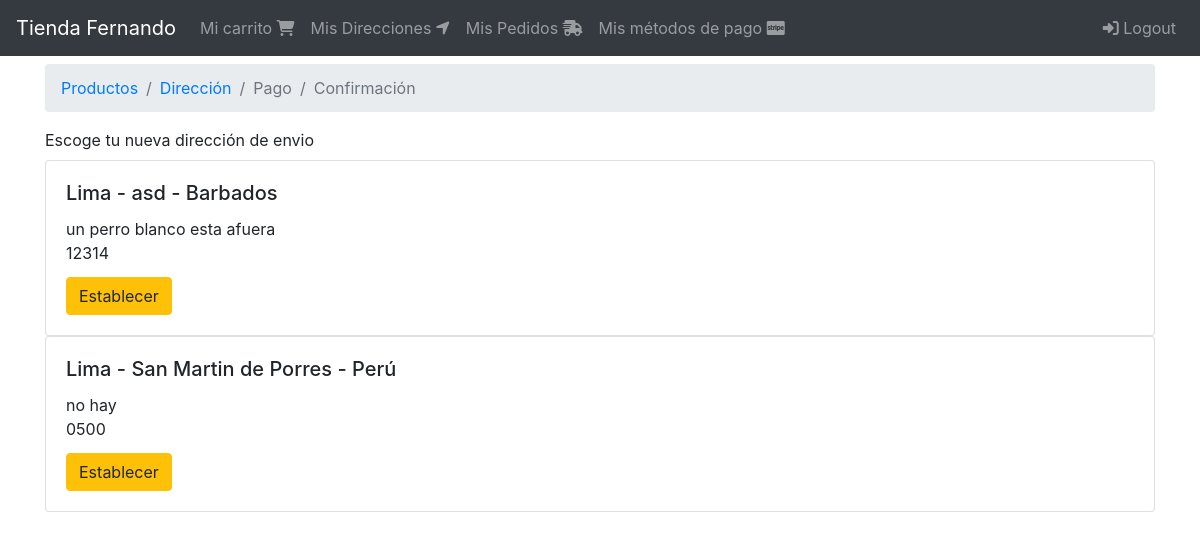
/orden/escoger/ (signed in), run on the app's committed database.
### shipping_addresses/models.py (models this page shows, shortened)
class ShippingAddress(models.Model):
    user = models.ForeignKey(User,null=False,blank=False,on_delete=models.CASCADE)
    line1 = models.CharField(max_length=200)
    line2 = models.CharField(max_length=200,blank=True)
    city = models.CharField(max_length=100)
    state = models.CharField(max_length=100)
    country = models.CharField(max_length=50)
    reference = models.CharField(max_length=300)
    postal_code = models.CharField(max_length=10,null=False,blank=False)
    default = models.BooleanField(default=False)
    created_at = models.DateTimeField(auto_now_add=True)

### orders/views.py (the view)
# urls.py: path('escoger/',select_address,name='select-address'),
@login_required(login_url='login')
def select_address(request):
    shipping_addresses = request.user.addresses
    return render(request,'orders/select_address.html',{
        'shipping_addresses':shipping_addresses,
        'breadcrumb':breadcrumb(address=True),
    })

### orders/utils.py (called while the page is built)
def breadcrumb(products=True,address=False,payment=False,confirmation=False):
    return [
        {'title':'Productos','active':products,'url':reverse('orders:order')},
        {'title':'Dirección','active':address,'url':reverse('orders:address')},
        {'title':'Pago','active':payment,'url':reverse('orders:payment')},
        {'title':'Confirmación','active':confirmation,'url':reverse('orders:order-confirm')},
    ]

### users/models.py (called while the page is built)
    @property
    def addresses(self):
        return self.shippingaddress_set.all()

### templates/orders/select_address.html
{% extends "base.html" %}
{% block breadcrumb %}
    {% include "orders/snippets/breadcrumb.html" %}
{% endblock breadcrumb %}
{% block content %}
<div class="col">
    Escoge tu nueva dirección de envio
    <div class="mt-2">
        {% for shipping_address in shipping_addresses  %}
            <div class="card">
            <div class="card-body">
                <h5 class="card-title">
                    {{shipping_address.city}} - {{shipping_address.state}} - {{shipping_address.country}}
                </h5>
                <div class="cart-title">{{shipping_address.reference}}</div>
                <div class="card-title">
                    {{shipping_address.postal_code}}
                </div>
                <a href="{% url 'orders:check-address' pk=shipping_address.pk %}" class="btn btn-warning">Establecer</a>
            </div>
        </div>
        {% endfor %}
    </div>
</div>
{% endblock content %}

### data on the page
ShippingAddress: city "Lima", state "asd", country "Barbados", reference "un perro blanco esta afuera", postal_code "12314"
ShippingAddress: city "Lima", state "San Martin de Porres", country "Perú", reference "no hay", postal_code "0500"

### other printed values
{{ item.title }} "Productos" "Dirección"
{{ item.title }} "Pago" "Confirmación"
